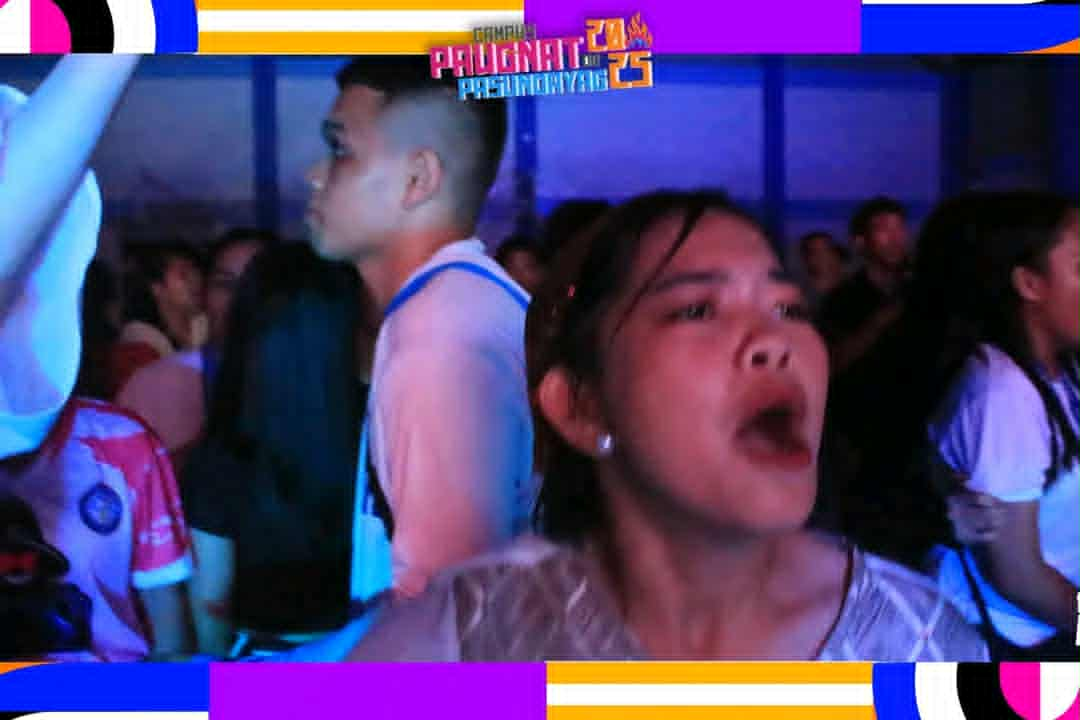
#> input picture download.jfif, 1080 x 720 px
$ python main.py
#> lines starting #> are read from the running program, lines starting #| are printed output that depends on the picture
from PIL import Image, ImageDraw, ImageFont


img = Image.open("download.jfif")
#> img is the input picture: PIL image 1080x720 RGB; mean R, G, B 80.9, 65, 118


width, height = 1080, 820
background = Image.new("RGB", (width, height), color="white")
#> background: PIL image 1080x820 RGB; every value is 255

y = height - img.height
#> y = 100

background.paste(img, (0, y))
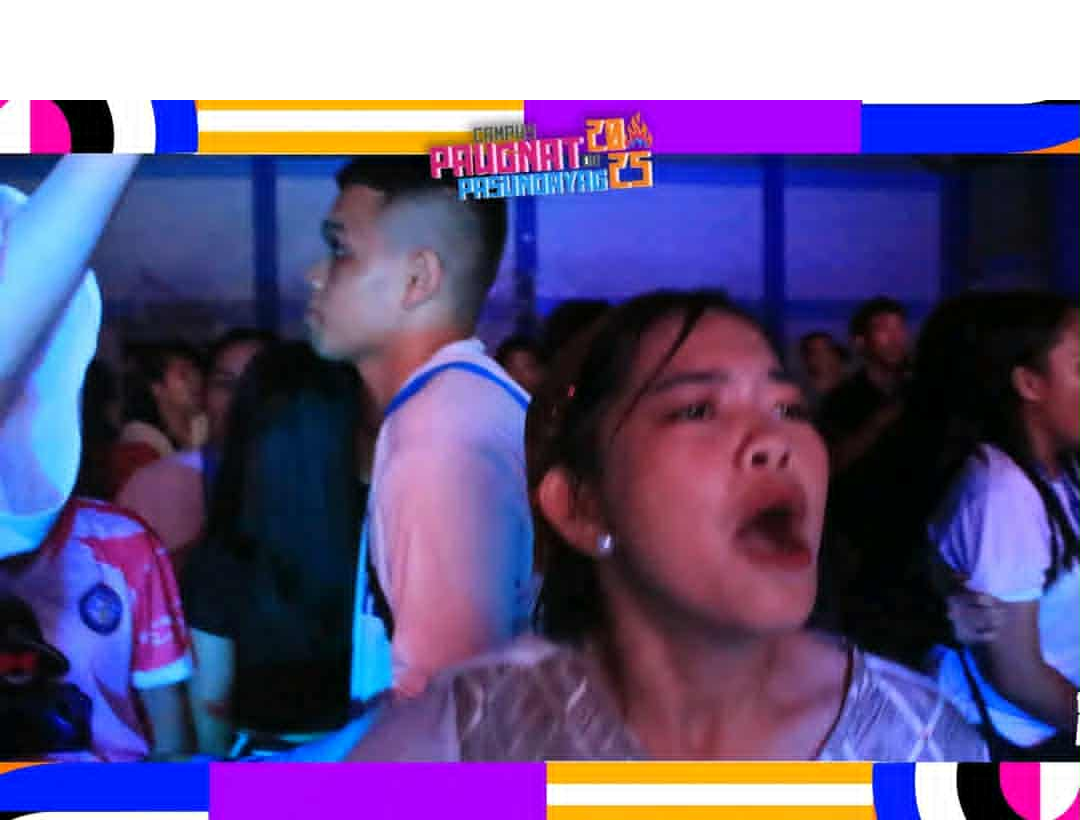
#> background: PIL image 1080x820 RGB; mean R, G, B 102.2, 88.2, 134.7

draw = ImageDraw.Draw(background)
font = ImageFont.truetype("arial.ttf", 60)
draw.text((20, 20), "Ma'am present rako sa disco!!!", font=font, fill="black")

raw = ImageDraw.Draw(background)
font = ImageFont.truetype("arial.ttf", 60)
draw.text((500, 250), "Me: ", font=font, fill="white")


background.save("poster_result.png")
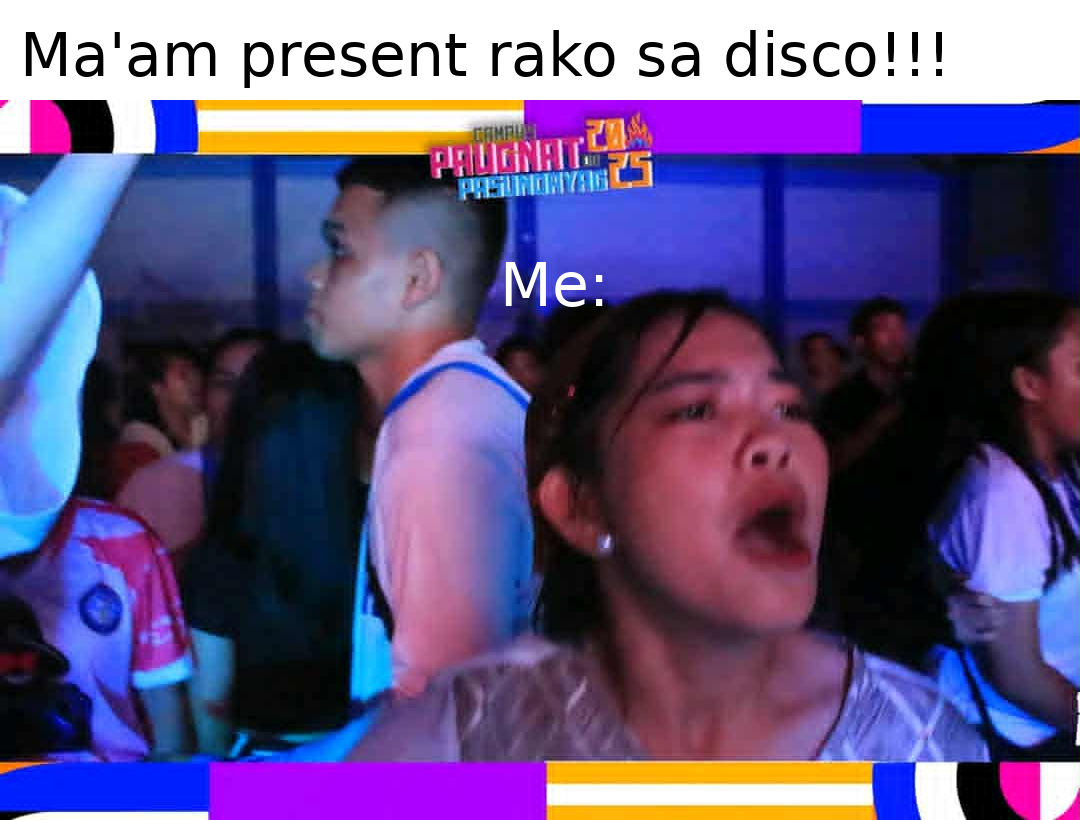
#> saved as poster_result.png: PIL image 1080x820 RGB; mean R, G, B 99.3, 85.4, 131.7
background.show()

$ run again, with BSCS3A_3A_NaragaNoemiJane_Activity1.png saved as download.jfif
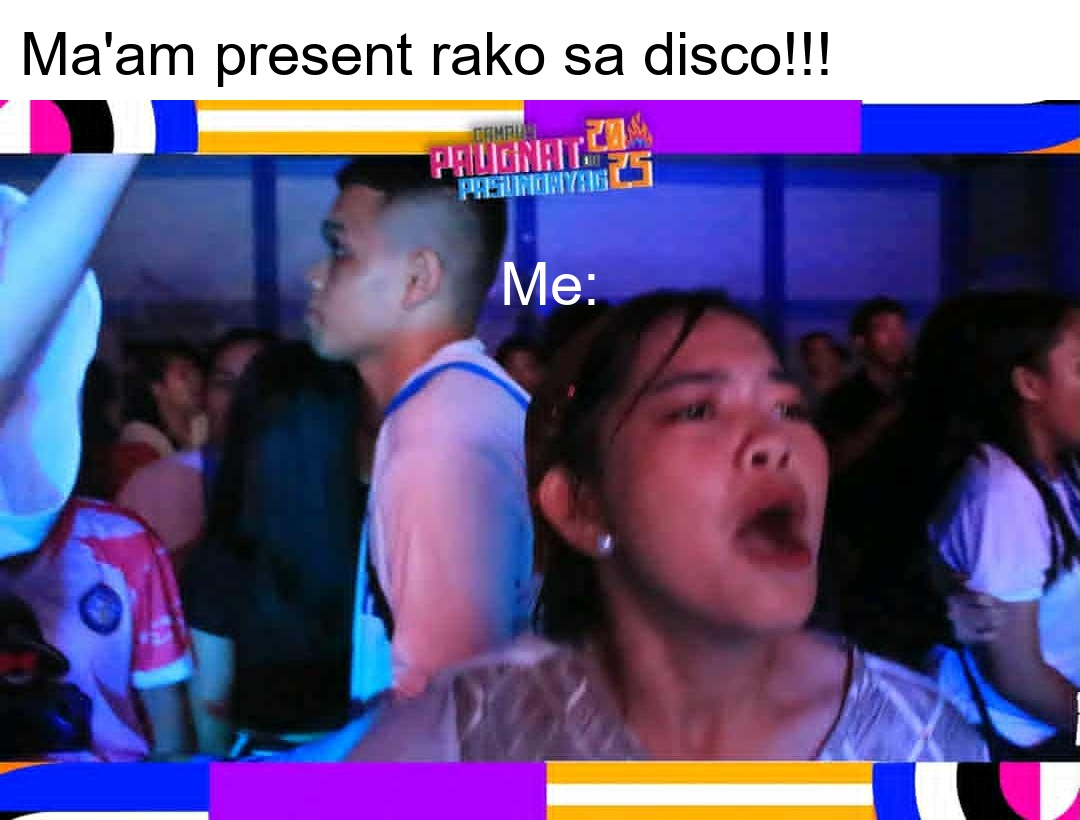
#> input picture BSCS3A_3A_NaragaNoemiJane_Activity1.png, 1080 x 820 px
#> img is the input picture: PIL image 1080x820 RGB; mean R, G, B 99.6, 85.6, 131.9
#> `background.save("poster_result.png")`:
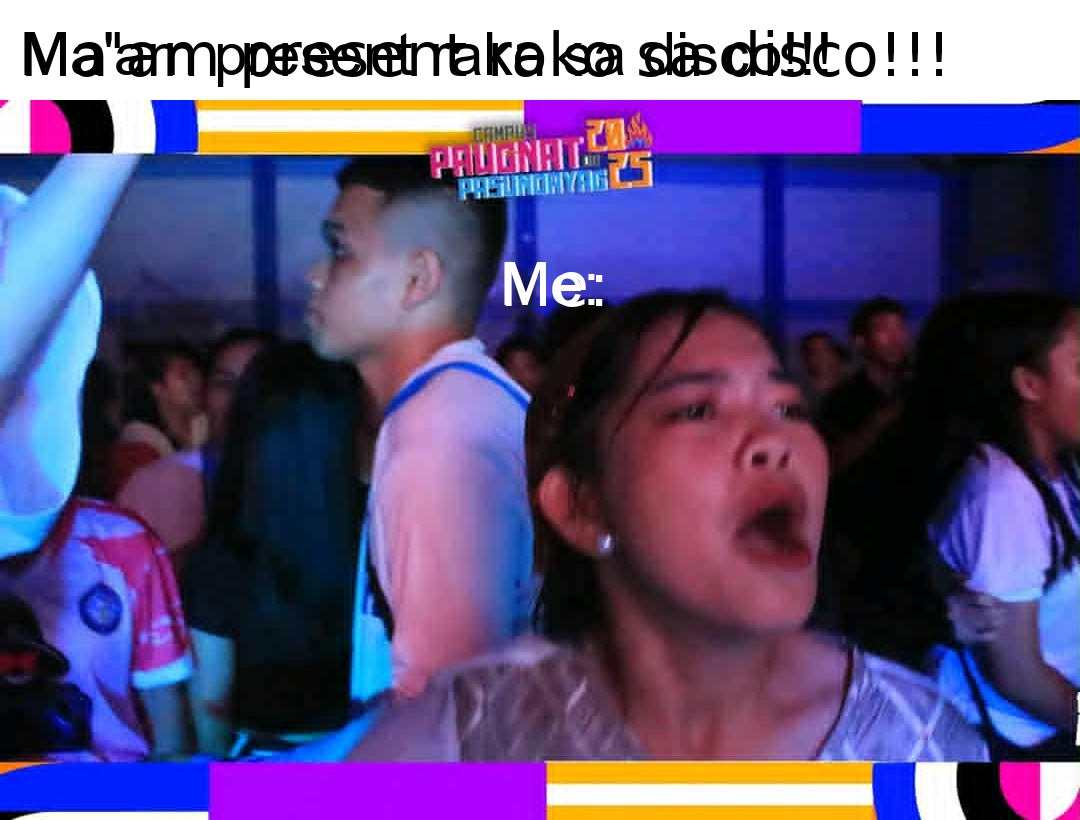
#> saved as poster_result.png: PIL image 1080x820 RGB; mean R, G, B 97.6, 83.7, 129.9
